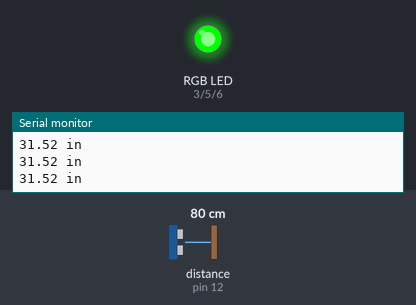
A sketch run on a simulated Arduino Uno, built with avr-gcc and run on an emulated ATmega328P. Parts: an RGB LED mixed from three pins (HIGH = lit), the last lines printed to the serial monitor. Wiring (inferred from the names in the program): ultrasonic range finder: trigger pin 11; echo pin 12. The inputs (shaded band) are chosen by the test bench; at power-on: distance to the obstacle (sensor on pin 12) 80 cm. The echo pulse lasts 58.3 µs per cm; dim RGB values are drawn brighter than linear; pins used as bus, display or sensor lines are not drawn.

Above: at 1.2 s.
1.3 s: distance to the obstacle (sensor on pin 12) set to 56 cm
2.8 s: distance to the obstacle (sensor on pin 12) set to 47 cm
At 3.8 s:
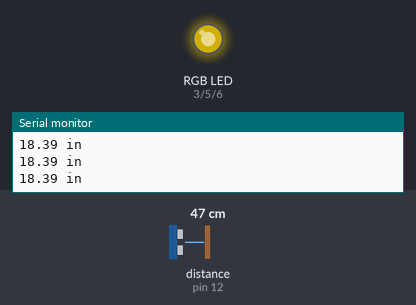
4.3 s: distance to the obstacle (sensor on pin 12) set to 28 cm
5.8 s: distance to the obstacle (sensor on pin 12) set to 22 cm
At 7.0 s:
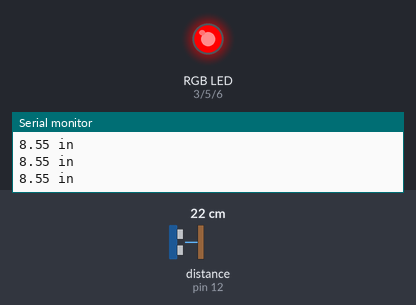
7.3 s: distance to the obstacle (sensor on pin 12) set to 60 cm
At 7.7 s:
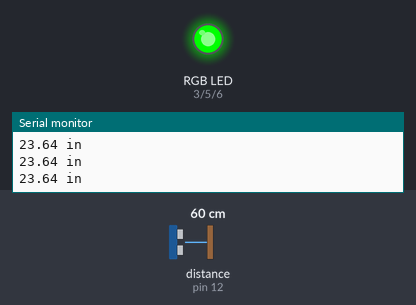
8.8 s: distance to the obstacle (sensor on pin 12) set to 2 cm
At 10.0 s:
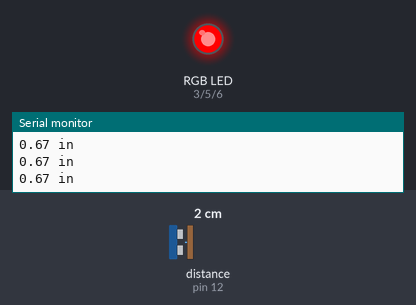
Timing chart, 0 to 11.3 s (numbered marks = the images above; inputs shaded):
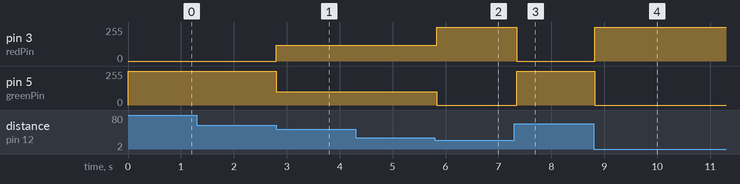

The sketch:

BERMAS-DISTANCE-SENSOR-CODES.ino
```cpp
//BERMAS,LESTER LANCE J.
//BSIT-NS-3AB-M
//DISTANCE SENSOR
//PROF. DARWIN VARGAS


const int trigPin = 11; //connects to the trigger pin on the distance sensor
const int echoPin = 12; //connects to the echo pin on the distance sensor
const int redPin = 3; //pin to control the red LED inside the RGB LED
const int greenPin = 5; //pin to control the green LED inside the RGB LED
const int bluePin = 6; //pin to control the blue LED inside the RGB LED
float distance = 0; //stores the distance measured by the distance sensor
void setup()
{
Serial.begin (9600); //set up a serial connection with the computer
pinMode(trigPin, OUTPUT); //the trigger pin will output pulses of electricity
pinMode(echoPin, INPUT); //the echo pin will measure the duration of pulses coming back from the distance sensor
//set the RGB LED pins to output
pinMode(redPin, OUTPUT);
pinMode(greenPin, OUTPUT);
pinMode(bluePin, OUTPUT);
}
void loop() {
distance = getDistance(); //variable to store the distance measured by the sensor
Serial.print(distance); //print the distance that was measured
Serial.println(" in"); //print units after the distance
if (distance <= 10) { //if the object is close
//make the RGB LED red
analogWrite(redPin, 255);
analogWrite(greenPin, 0);
analogWrite(bluePin, 0);
} else if (10 < distance && distance < 20) { //if the object is a medium distance
//make the RGB LED yellow
analogWrite(redPin, 120);
analogWrite(greenPin, 100);
analogWrite(bluePin, 0);
} else { //if the object is far away

//make the RGB LED green
analogWrite(redPin, 0);
analogWrite(greenPin, 255);
analogWrite(bluePin, 0);
}
delay(50); //delay 50ms between each reading
}
//------------------FUNCTIONS-------------------------------
//RETURNS THE DISTANCE MEASURED BY THE HC-SR04 DISTANCE SENSOR
float getDistance()
{
float echoTime; //variable to store the time it takes for a ping to bounce off an object
float calculatedDistance; //variable to store the distance calculated from the echo time
//send out an ultrasonic pulse that's 10ms long
digitalWrite(trigPin, HIGH);
delayMicroseconds(10);
digitalWrite(trigPin, LOW);
echoTime = pulseIn(echoPin, HIGH); //use the pulsein command to see how long it takes for the
//pulse to bounce back to the sensor
calculatedDistance = echoTime / 148.0; //calculate the distance of the object that reflected the pulse (half the bounce time multiplied by the speed of sound)
return calculatedDistance; //send back the distance that was calculated
}
```

Measured:
- the behaviour switches between 51 and 50 cm on distance to the obstacle (sensor on pin 12) (found by bisection; images 0 and 1)
- the behaviour switches between 26 and 25 cm on distance to the obstacle (sensor on pin 12) (found by bisection; images 1 and 2)
- after the input at 2.8 s, pin 3 (redPin): 0/255 → 120/255 at once; pin 5 (greenPin): 255/255 → 100/255 at once
- after the input at 5.8 s, pin 3 (redPin): 120/255 → 255/255 at once; pin 5 (greenPin): 100/255 → 0/255 at once
- after the input at 7.3 s, pin 3 (redPin): 255/255 → 0/255 after 0.05 s; pin 5 (greenPin): 0/255 → 255/255 after 0.05 s
- after the input at 8.8 s, pin 3 (redPin): 0/255 → 255/255 at once; pin 5 (greenPin): 255/255 → 0/255 at once
